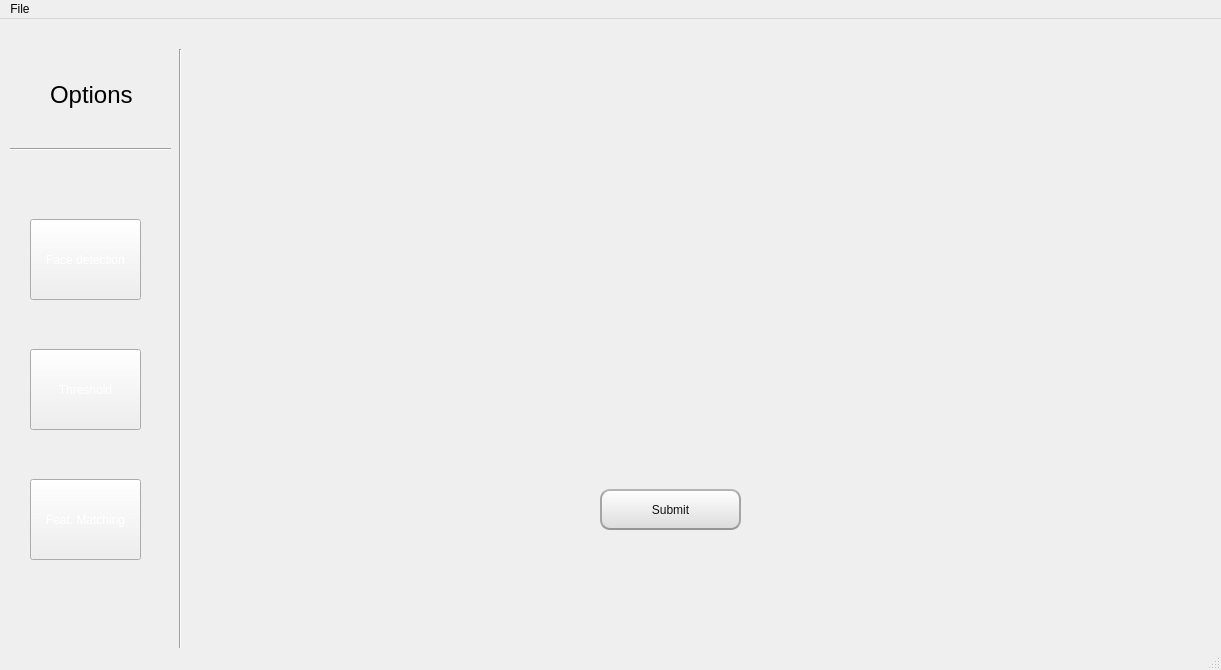
<?xml version="1.0" encoding="UTF-8"?>
<ui version="4.0">
 <class>MainWindow</class>
 <widget class="QMainWindow" name="MainWindow">
  <property name="geometry">
   <rect>
    <x>0</x>
    <y>0</y>
    <width>1221</width>
    <height>670</height>
   </rect>
  </property>
  <property name="windowTitle">
   <string>MainWindow</string>
  </property>
  <widget class="QWidget" name="centralwidget">
   <widget class="QStackedWidget" name="stackedWidget">
    <property name="geometry">
     <rect>
      <x>200</x>
      <y>10</y>
      <width>1011</width>
      <height>611</height>
     </rect>
    </property>
    <property name="styleSheet">
     <string notr="true"/>
    </property>
    <property name="currentIndex">
     <number>0</number>
    </property>
    <widget class="QWidget" name="page">
     <property name="styleSheet">
      <string notr="true"/>
     </property>
     <widget class="QPushButton" name="submitBtn">
      <property name="geometry">
       <rect>
        <x>400</x>
        <y>460</y>
        <width>141</width>
        <height>41</height>
       </rect>
      </property>
      <property name="cursor">
       <cursorShape>PointingHandCursor</cursorShape>
      </property>
      <property name="styleSheet">
       <string notr="true">QPushButton{
	color:rgb(17,17,17);
	border-width: 2px;
	border-radius: 10px;
	border-bottom-color: rgb(150,150,150);
	border-right-color: rgb(165,165,165);
	border-left-color: rgb(165,165,165);
	border-top-color: rgb(180,180,180);
	border-style: solid;
	padding: 4px;
	background-color: qlineargradient(spread:pad, x1:0.5, y1:1, x2:0.5, y2:0, stop:0 rgba(220, 220, 220, 255), stop:1 rgba(255, 255, 255, 255));
}

QPushButton:hover{
	color:rgb(17,17,17);
	border-width: 1px;
	border-radius: 10px;
	padding: 4px;
	background-color: qlineargradient(spread:pad, x1:0.5, y1:0, x2:0.5, y2:1, stop:0 rgba(220, 220, 220, 255), stop:1 rgba(255, 255, 255, 255));
}</string>
      </property>
      <property name="text">
       <string>Submit</string>
      </property>
     </widget>
     <widget class="QWidget" name="horizontalLayoutWidget_5">
      <property name="geometry">
       <rect>
        <x>50</x>
        <y>10</y>
        <width>921</width>
        <height>351</height>
       </rect>
      </property>
      <layout class="QHBoxLayout" name="horizontalLayout_5">
       <item>
        <layout class="QVBoxLayout" name="verticalLayout_5">
         <item>
          <widget class="QLabel" name="imginput1">
           <property name="styleSheet">
            <string notr="true"/>
           </property>
           <property name="text">
            <string/>
           </property>
          </widget>
         </item>
        </layout>
       </item>
       <item>
        <spacer name="horizontalSpacer_2">
         <property name="orientation">
          <enum>Qt::Horizontal</enum>
         </property>
         <property name="sizeType">
          <enum>QSizePolicy::Maximum</enum>
         </property>
         <property name="sizeHint" stdset="0">
          <size>
           <width>15</width>
           <height>10</height>
          </size>
         </property>
        </spacer>
       </item>
       <item>
        <layout class="QVBoxLayout" name="verticalLayout_6">
         <item>
          <widget class="QLabel" name="imgOutput1">
           <property name="text">
            <string/>
           </property>
          </widget>
         </item>
        </layout>
       </item>
      </layout>
     </widget>
    </widget>
    <widget class="QWidget" name="page_2">
     <widget class="QPushButton" name="siftBtn">
      <property name="geometry">
       <rect>
        <x>560</x>
        <y>450</y>
        <width>93</width>
        <height>41</height>
       </rect>
      </property>
      <property name="cursor">
       <cursorShape>PointingHandCursor</cursorShape>
      </property>
      <property name="styleSheet">
       <string notr="true">QPushButton{
	color:rgb(17,17,17);
	border-width: 2px;
	border-radius: 10px;
	border-bottom-color: rgb(150,150,150);
	border-right-color: rgb(165,165,165);
	border-left-color: rgb(165,165,165);
	border-top-color: rgb(180,180,180);
	border-style: solid;
	padding: 4px;
	background-color: qlineargradient(spread:pad, x1:0.5, y1:1, x2:0.5, y2:0, stop:0 rgba(220, 220, 220, 255), stop:1 rgba(255, 255, 255, 255));
}

QPushButton:hover{
	color:rgb(17,17,17);
	border-width: 1px;
	border-radius: 10px;
	padding: 4px;
	background-color: qlineargradient(spread:pad, x1:0.5, y1:0, x2:0.5, y2:1, stop:0 rgba(220, 220, 220, 255), stop:1 rgba(255, 255, 255, 255));
}</string>
      </property>
      <property name="text">
       <string>submit</string>
      </property>
     </widget>
     <widget class="QWidget" name="horizontalLayoutWidget_4">
      <property name="geometry">
       <rect>
        <x>50</x>
        <y>10</y>
        <width>921</width>
        <height>351</height>
       </rect>
      </property>
      <layout class="QHBoxLayout" name="horizontalLayout_2">
       <item>
        <layout class="QVBoxLayout" name="verticalLayout_2">
         <item>
          <widget class="QLabel" name="imginput2">
           <property name="text">
            <string/>
           </property>
          </widget>
         </item>
        </layout>
       </item>
       <item>
        <spacer name="horizontalSpacer">
         <property name="orientation">
          <enum>Qt::Horizontal</enum>
         </property>
         <property name="sizeType">
          <enum>QSizePolicy::Maximum</enum>
         </property>
         <property name="sizeHint" stdset="0">
          <size>
           <width>15</width>
           <height>10</height>
          </size>
         </property>
        </spacer>
       </item>
       <item>
        <layout class="QVBoxLayout" name="verticalLayout">
         <item>
          <widget class="QLabel" name="imgSift">
           <property name="text">
            <string/>
           </property>
          </widget>
         </item>
        </layout>
       </item>
      </layout>
     </widget>
     <widget class="QComboBox" name="comboBox">
      <property name="geometry">
       <rect>
        <x>30</x>
        <y>460</y>
        <width>75</width>
        <height>25</height>
       </rect>
      </property>
      <item>
       <property name="text">
        <string>otsu</string>
       </property>
      </item>
      <item>
       <property name="text">
        <string>optimal</string>
       </property>
      </item>
      <item>
       <property name="text">
        <string>multilevel</string>
       </property>
      </item>
     </widget>
     <widget class="QSlider" name="horizontalSlider">
      <property name="geometry">
       <rect>
        <x>320</x>
        <y>460</y>
        <width>211</width>
        <height>18</height>
       </rect>
      </property>
      <property name="minimum">
       <number>3</number>
      </property>
      <property name="orientation">
       <enum>Qt::Horizontal</enum>
      </property>
     </widget>
     <widget class="QLabel" name="slider_thres_val">
      <property name="geometry">
       <rect>
        <x>540</x>
        <y>460</y>
        <width>21</width>
        <height>20</height>
       </rect>
      </property>
      <property name="text">
       <string/>
      </property>
     </widget>
     <widget class="QRadioButton" name="global">
      <property name="geometry">
       <rect>
        <x>130</x>
        <y>420</y>
        <width>107</width>
        <height>24</height>
       </rect>
      </property>
      <property name="text">
       <string>global</string>
      </property>
     </widget>
     <widget class="QRadioButton" name="local">
      <property name="geometry">
       <rect>
        <x>130</x>
        <y>480</y>
        <width>107</width>
        <height>24</height>
       </rect>
      </property>
      <property name="text">
       <string>local</string>
      </property>
     </widget>
     <widget class="QLabel" name="label_2">
      <property name="geometry">
       <rect>
        <x>250</x>
        <y>460</y>
        <width>63</width>
        <height>20</height>
       </rect>
      </property>
      <property name="text">
       <string>box size</string>
      </property>
     </widget>
     <widget class="QLabel" name="label_multi">
      <property name="geometry">
       <rect>
        <x>232</x>
        <y>460</y>
        <width>91</width>
        <height>20</height>
       </rect>
      </property>
      <property name="text">
       <string/>
      </property>
     </widget>
    </widget>
    <widget class="QWidget" name="page_3">
     <widget class="QWidget" name="horizontalLayoutWidget">
      <property name="geometry">
       <rect>
        <x>19</x>
        <y>9</y>
        <width>981</width>
        <height>231</height>
       </rect>
      </property>
      <layout class="QHBoxLayout" name="horizontalLayout_3">
       <item>
        <layout class="QVBoxLayout" name="verticalLayout_8">
         <item>
          <widget class="QLabel" name="imginput3_1">
           <property name="text">
            <string/>
           </property>
          </widget>
         </item>
        </layout>
       </item>
       <item>
        <spacer name="horizontalSpacer_3">
         <property name="orientation">
          <enum>Qt::Horizontal</enum>
         </property>
         <property name="sizeType">
          <enum>QSizePolicy::Maximum</enum>
         </property>
         <property name="sizeHint" stdset="0">
          <size>
           <width>5</width>
           <height>20</height>
          </size>
         </property>
        </spacer>
       </item>
       <item>
        <layout class="QVBoxLayout" name="verticalLayout_9">
         <item>
          <widget class="QLabel" name="imginput3_2">
           <property name="text">
            <string/>
           </property>
          </widget>
         </item>
        </layout>
       </item>
       <item>
        <widget class="QWidget" name="horizontalWidget_3" native="true">
         <property name="sizePolicy">
          <sizepolicy hsizetype="Maximum" vsizetype="Preferred">
           <horstretch>0</horstretch>
           <verstretch>0</verstretch>
          </sizepolicy>
         </property>
         <property name="maximumSize">
          <size>
           <width>50</width>
           <height>16777215</height>
          </size>
         </property>
         <layout class="QHBoxLayout" name="horizontalLayout">
          <item>
           <layout class="QVBoxLayout" name="verticalLayout_3">
            <item>
             <widget class="QPushButton" name="pushButton_4">
              <property name="styleSheet">
               <string notr="true">QPushButton{
	color:rgb(17,17,17);
	border-width: 2px;
	border-radius: 10px;
	border-bottom-color: rgb(150,150,150);
	border-right-color: rgb(165,165,165);
	border-left-color: rgb(165,165,165);
	border-top-color: rgb(180,180,180);
	border-style: solid;
	padding: 4px;
	background-color: qlineargradient(spread:pad, x1:0.5, y1:1, x2:0.5, y2:0, stop:0 rgba(220, 220, 220, 255), stop:1 rgba(255, 255, 255, 255));
}

QPushButton:hover{
	color:rgb(17,17,17);
	border-width: 1px;
	border-radius: 10px;
	padding: 4px;
	background-color: qlineargradient(spread:pad, x1:0.5, y1:0, x2:0.5, y2:1, stop:0 rgba(220, 220, 220, 255), stop:1 rgba(255, 255, 255, 255));
}</string>
              </property>
              <property name="text">
               <string>+</string>
              </property>
             </widget>
            </item>
            <item>
             <spacer name="verticalSpacer">
              <property name="orientation">
               <enum>Qt::Vertical</enum>
              </property>
              <property name="sizeHint" stdset="0">
               <size>
                <width>20</width>
                <height>40</height>
               </size>
              </property>
             </spacer>
            </item>
           </layout>
          </item>
         </layout>
        </widget>
       </item>
      </layout>
     </widget>
     <widget class="QWidget" name="horizontalLayoutWidget_2">
      <property name="geometry">
       <rect>
        <x>20</x>
        <y>350</y>
        <width>981</width>
        <height>261</height>
       </rect>
      </property>
      <layout class="QHBoxLayout" name="horizontalLayout_4">
       <item>
        <layout class="QVBoxLayout" name="verticalLayout_7">
         <item>
          <widget class="QLabel" name="imgmatching">
           <property name="text">
            <string/>
           </property>
          </widget>
         </item>
        </layout>
       </item>
      </layout>
     </widget>
     <widget class="QPushButton" name="matchBtn">
      <property name="geometry">
       <rect>
        <x>650</x>
        <y>280</y>
        <width>141</width>
        <height>41</height>
       </rect>
      </property>
      <property name="cursor">
       <cursorShape>PointingHandCursor</cursorShape>
      </property>
      <property name="styleSheet">
       <string notr="true">QPushButton{
	color:rgb(17,17,17);
	border-width: 2px;
	border-radius: 10px;
	border-bottom-color: rgb(150,150,150);
	border-right-color: rgb(165,165,165);
	border-left-color: rgb(165,165,165);
	border-top-color: rgb(180,180,180);
	border-style: solid;
	padding: 4px;
	background-color: qlineargradient(spread:pad, x1:0.5, y1:1, x2:0.5, y2:0, stop:0 rgba(220, 220, 220, 255), stop:1 rgba(255, 255, 255, 255));
}

QPushButton:hover{
	color:rgb(17,17,17);
	border-width: 1px;
	border-radius: 10px;
	padding: 4px;
	background-color: qlineargradient(spread:pad, x1:0.5, y1:0, x2:0.5, y2:1, stop:0 rgba(220, 220, 220, 255), stop:1 rgba(255, 255, 255, 255));
}</string>
      </property>
      <property name="text">
       <string>Match</string>
      </property>
     </widget>
     <widget class="QComboBox" name="matchOption">
      <property name="geometry">
       <rect>
        <x>490</x>
        <y>290</y>
        <width>121</width>
        <height>31</height>
       </rect>
      </property>
      <property name="styleSheet">
       <string notr="true">color:rgb(81,72,65);
background: #ffffff;</string>
      </property>
      <item>
       <property name="text">
        <string>SSD</string>
       </property>
      </item>
      <item>
       <property name="text">
        <string>Cross Correlation</string>
       </property>
      </item>
     </widget>
     <widget class="QSlider" name="matchThr1">
      <property name="geometry">
       <rect>
        <x>260</x>
        <y>280</y>
        <width>161</width>
        <height>18</height>
       </rect>
      </property>
      <property name="maximum">
       <number>20000</number>
      </property>
      <property name="orientation">
       <enum>Qt::Horizontal</enum>
      </property>
     </widget>
     <widget class="QSlider" name="matchThr2">
      <property name="geometry">
       <rect>
        <x>260</x>
        <y>310</y>
        <width>160</width>
        <height>21</height>
       </rect>
      </property>
      <property name="maximum">
       <number>20000</number>
      </property>
      <property name="orientation">
       <enum>Qt::Horizontal</enum>
      </property>
     </widget>
     <widget class="QLabel" name="label_4">
      <property name="geometry">
       <rect>
        <x>130</x>
        <y>280</y>
        <width>91</width>
        <height>20</height>
       </rect>
      </property>
      <property name="text">
       <string>Threshold 1</string>
      </property>
     </widget>
     <widget class="QLabel" name="label_6">
      <property name="geometry">
       <rect>
        <x>130</x>
        <y>310</y>
        <width>81</width>
        <height>20</height>
       </rect>
      </property>
      <property name="text">
       <string>Threshold 2</string>
      </property>
     </widget>
     <widget class="QWidget" name="verticalLayoutWidget_6">
      <property name="geometry">
       <rect>
        <x>830</x>
        <y>250</y>
        <width>126</width>
        <height>71</height>
       </rect>
      </property>
      <layout class="QVBoxLayout" name="verticalLayout_10">
       <item>
        <widget class="QLabel" name="label_7">
         <property name="text">
          <string>Computation Time</string>
         </property>
        </widget>
       </item>
       <item>
        <widget class="QLCDNumber" name="matchTime"/>
       </item>
      </layout>
     </widget>
     <widget class="QLabel" name="label_5">
      <property name="geometry">
       <rect>
        <x>430</x>
        <y>269</y>
        <width>41</width>
        <height>31</height>
       </rect>
      </property>
      <property name="text">
       <string/>
      </property>
     </widget>
     <widget class="QLabel" name="label_10">
      <property name="geometry">
       <rect>
        <x>430</x>
        <y>300</y>
        <width>41</width>
        <height>31</height>
       </rect>
      </property>
      <property name="text">
       <string/>
      </property>
     </widget>
    </widget>
   </widget>
   <widget class="Line" name="line">
    <property name="geometry">
     <rect>
      <x>170</x>
      <y>30</y>
      <width>21</width>
      <height>601</height>
     </rect>
    </property>
    <property name="styleSheet">
     <string notr="true"/>
    </property>
    <property name="orientation">
     <enum>Qt::Vertical</enum>
    </property>
   </widget>
   <widget class="Line" name="line_2">
    <property name="geometry">
     <rect>
      <x>10</x>
      <y>120</y>
      <width>161</width>
      <height>20</height>
     </rect>
    </property>
    <property name="orientation">
     <enum>Qt::Horizontal</enum>
    </property>
   </widget>
   <widget class="QPushButton" name="pushButton">
    <property name="geometry">
     <rect>
      <x>30</x>
      <y>200</y>
      <width>111</width>
      <height>81</height>
     </rect>
    </property>
    <property name="cursor">
     <cursorShape>PointingHandCursor</cursorShape>
    </property>
    <property name="acceptDrops">
     <bool>false</bool>
    </property>
    <property name="layoutDirection">
     <enum>Qt::LeftToRight</enum>
    </property>
    <property name="styleSheet">
     <string notr="true">QPushButton{
	color: white;
}

QPushButton:hover{
	border-style: solid;
	border-top-color: transparent;
	border-right-color: transparent;
	border-left-color: transparent;
	border-bottom-color: #FF00FF;
	border-bottom-width: 1px;
	border-bottom-radius: 6px;
	border-style: solid;
	color: #FFFFFF;
	padding-bottom: 2px;
	background-color: #000000;
}

QPushButton:pressed {
	padding-top: -15px;
	padding-bottom: -17px;
}</string>
    </property>
    <property name="text">
     <string>Face detection</string>
    </property>
    <property name="autoDefault">
     <bool>false</bool>
    </property>
    <property name="default">
     <bool>false</bool>
    </property>
   </widget>
   <widget class="QPushButton" name="pushButton_2">
    <property name="geometry">
     <rect>
      <x>30</x>
      <y>460</y>
      <width>111</width>
      <height>81</height>
     </rect>
    </property>
    <property name="cursor">
     <cursorShape>PointingHandCursor</cursorShape>
    </property>
    <property name="acceptDrops">
     <bool>false</bool>
    </property>
    <property name="layoutDirection">
     <enum>Qt::LeftToRight</enum>
    </property>
    <property name="styleSheet">
     <string notr="true">QPushButton{
	color: white;
}

QPushButton:hover{
	border-style: solid;
	border-top-color: transparent;
	border-right-color: transparent;
	border-left-color: transparent;
	border-bottom-color: #FF00FF;
	border-bottom-width: 1px;
	border-bottom-radius: 6px;
	border-style: solid;
	color: #FFFFFF;
	padding-bottom: 2px;
	background-color: #000000;
}

QPushButton:pressed {
	padding-top: -15px;
	padding-bottom: -17px;
}</string>
    </property>
    <property name="text">
     <string>Feat. Matching</string>
    </property>
    <property name="autoDefault">
     <bool>false</bool>
    </property>
    <property name="default">
     <bool>false</bool>
    </property>
   </widget>
   <widget class="QPushButton" name="pushButton_3">
    <property name="geometry">
     <rect>
      <x>30</x>
      <y>330</y>
      <width>111</width>
      <height>81</height>
     </rect>
    </property>
    <property name="cursor">
     <cursorShape>PointingHandCursor</cursorShape>
    </property>
    <property name="acceptDrops">
     <bool>false</bool>
    </property>
    <property name="layoutDirection">
     <enum>Qt::LeftToRight</enum>
    </property>
    <property name="styleSheet">
     <string notr="true">QPushButton{
	color: white;
}

QPushButton:hover{
	border-style: solid;
	border-top-color: transparent;
	border-right-color: transparent;
	border-left-color: transparent;
	border-bottom-color: #FF00FF;
	border-bottom-width: 1px;
	border-bottom-radius: 6px;
	border-style: solid;
	color: #FFFFFF;
	padding-bottom: 2px;
	background-color: #000000;
}

QPushButton:pressed {
	padding-top: -15px;
	padding-bottom: -17px;
}</string>
    </property>
    <property name="text">
     <string>Threshold</string>
    </property>
    <property name="autoDefault">
     <bool>false</bool>
    </property>
    <property name="default">
     <bool>false</bool>
    </property>
   </widget>
   <widget class="QLabel" name="label">
    <property name="geometry">
     <rect>
      <x>50</x>
      <y>30</y>
      <width>111</width>
      <height>91</height>
     </rect>
    </property>
    <property name="font">
     <font>
      <pointsize>18</pointsize>
     </font>
    </property>
    <property name="styleSheet">
     <string notr="true"/>
    </property>
    <property name="text">
     <string>Options</string>
    </property>
   </widget>
  </widget>
  <widget class="QStatusBar" name="statusbar"/>
  <widget class="QMenuBar" name="menuBar">
   <property name="geometry">
    <rect>
     <x>0</x>
     <y>0</y>
     <width>1221</width>
     <height>21</height>
    </rect>
   </property>
   <widget class="QMenu" name="menuFile">
    <property name="title">
     <string>File</string>
    </property>
    <addaction name="actionUpload"/>
   </widget>
   <addaction name="menuFile"/>
  </widget>
  <action name="actionUpload">
   <property name="text">
    <string>Upload</string>
   </property>
  </action>
 </widget>
 <resources/>
 <connections/>
</ui>
